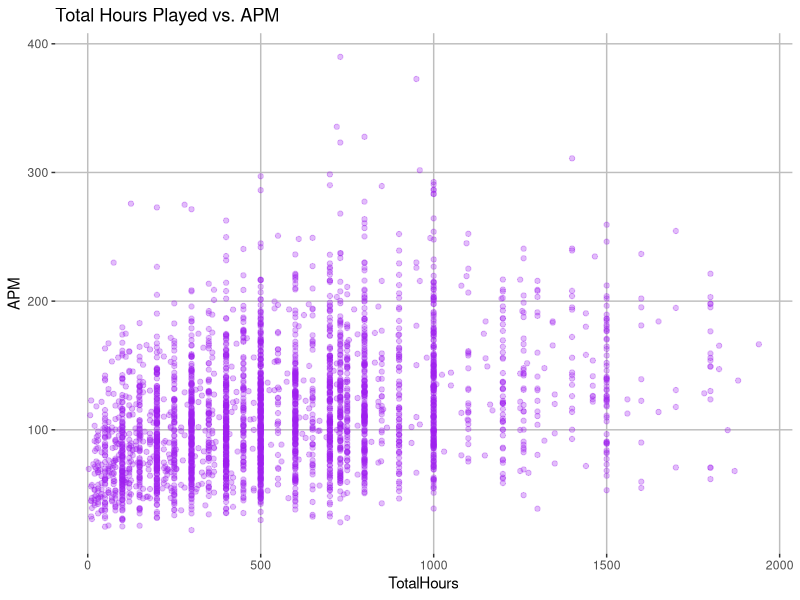
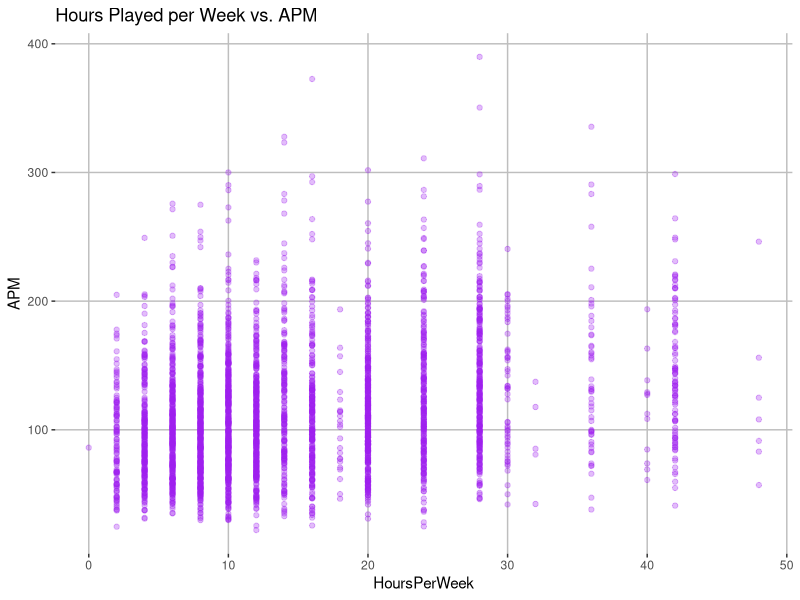
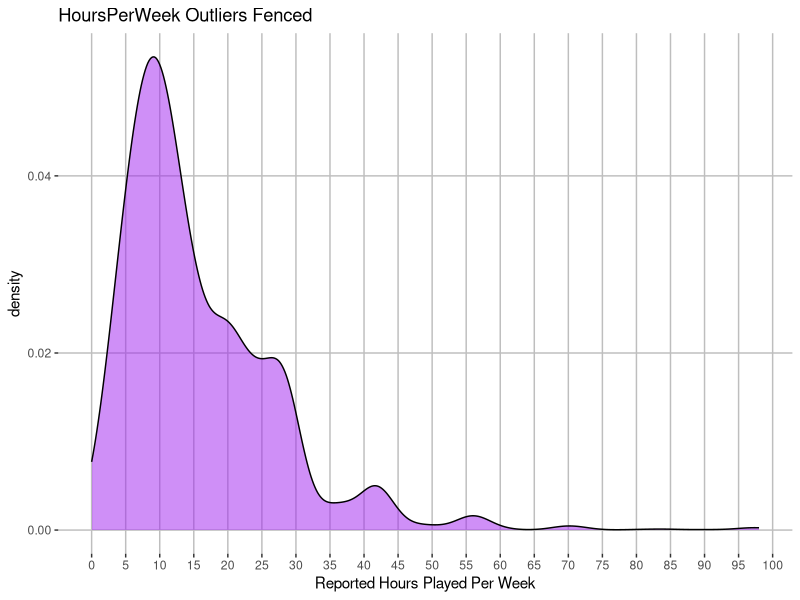
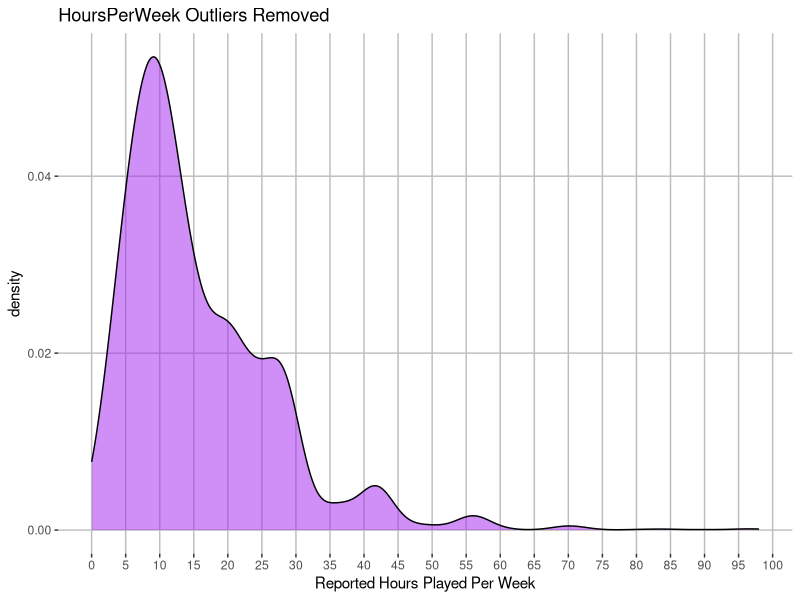
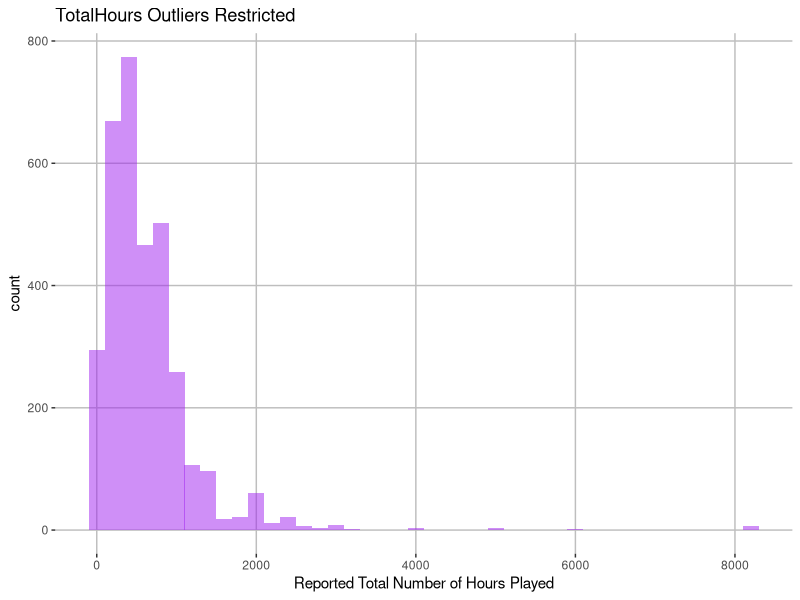
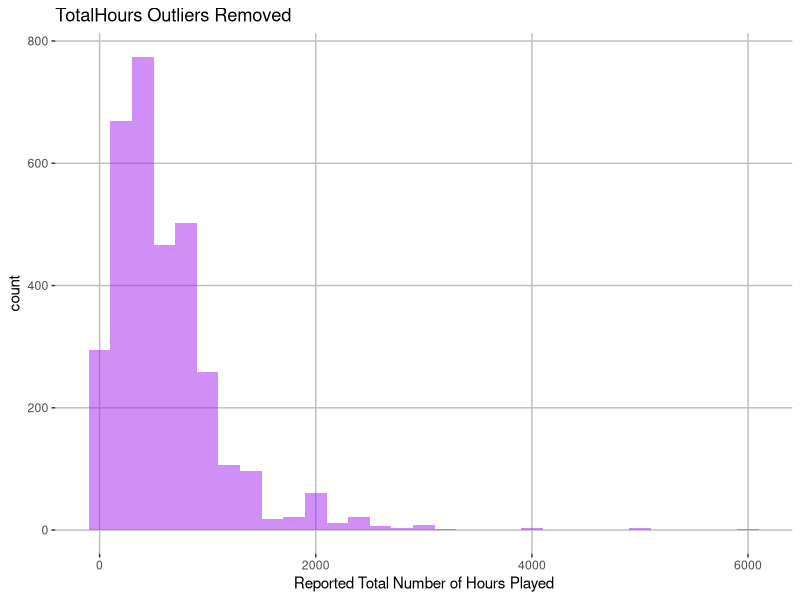
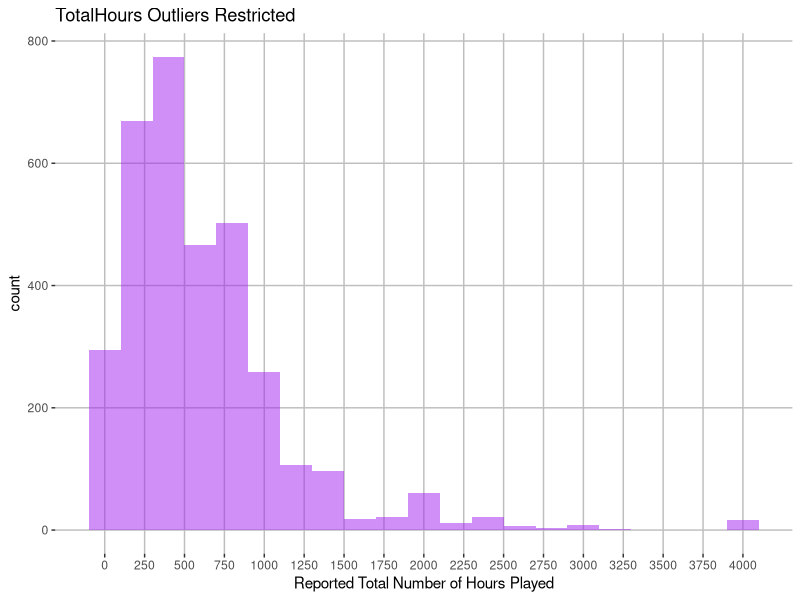
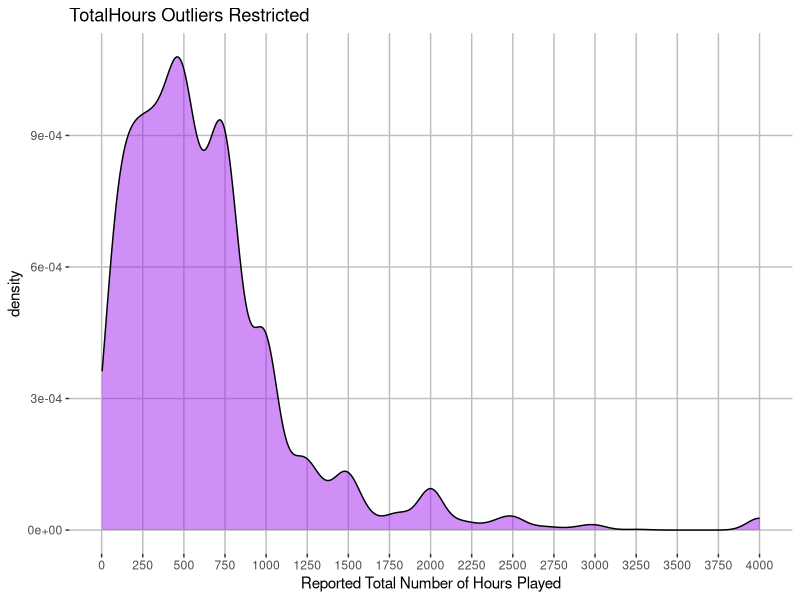

Write the R code that produced these figures, in order.
## ---- chunk 1

library(tidyverse)

sc <- read.csv('StarCraft2ReplayAnalysis-1.csv')

#Remove professional replays

sc <- filter(sc, sc$LeagueIndex != 8)

#Convert factors back to integers
#Automatically replace "NULL" string values with "NA"

sc$TotalHours <- as.integer(as.character(sc$TotalHours))
sc$HoursPerWeek <- as.integer(as.character(sc$HoursPerWeek))
sc$Age <- as.integer(as.character(sc$Age))

#Add a new variable "League" so that the values in the included "LeagueIndex" variable are associated with the names of each league

rank <- c('Bronze', 'Silver', 'Gold', 'Platinum', 'Diamond', 'Master', 'GrandMaster')
rank <- factor(rank, levels = c('Bronze', 'Silver', 'Gold', 'Platinum', 'Diamond', 'Master', 'GrandMaster'))
sc <- mutate(sc, League = rank[LeagueIndex])

## ---- chunk 2

ggplot(sc %>% filter(TotalHours < 2000), mapping = aes(x = TotalHours, y = APM)) + geom_point(alpha = 0.3, color = 'purple') + labs(title='Total Hours Played vs. APM') + theme(panel.background = element_rect(fill = 'white'), panel.grid.major =  element_line(color = 'gray'))
ggplot(sc %>% filter(HoursPerWeek < 50), mapping = aes(x = HoursPerWeek, y = APM)) + geom_point(alpha= 0.3, color = 'purple') + labs(title='Hours Played per Week vs. APM') + theme(panel.background = element_rect(fill = 'white'), panel.grid.major =  element_line(color = 'gray'))

## ---- chunk 3

summary(sc$HoursPerWeek)
summary(sc$TotalHours)

## ---- chunk 4

#Restrict "HoursPerWeek" to a maximum value of 98

sc_restrict <- sc
sc_restrict$HoursPerWeek <- ifelse(sc_restrict$HoursPerWeek > 98, 98, sc_restrict$HoursPerWeek)

ggplot(sc_restrict, aes(sc_restrict$HoursPerWeek)) + geom_density(bw = 2.5, fill = 'purple', alpha = .5) + labs(x = 'Reported Hours Played Per Week', title = 'HoursPerWeek Outliers Fenced') + scale_x_continuous(breaks = c(seq(0, 100, by = 5))) + theme(panel.background = element_rect(fill = 'white'), panel.grid.major =  element_line(color = 'gray'))

#Remove data with "HoursPerWeek" values greater than 98

sc_remove <- sc
sc_remove <- filter(sc, HoursPerWeek <= 98)

summary(sc_restrict$HoursPerWeek)
summary(sc_remove$HoursPerWeek)

ggplot(sc_remove, aes(sc_remove$HoursPerWeek)) + geom_density(bw = 2.5, fill = 'purple', alpha = .5) + labs(x = 'Reported Hours Played Per Week', title = 'HoursPerWeek Outliers Removed') + scale_x_continuous(breaks = c(seq(0, 100, by = 5))) + theme(panel.background = element_rect(fill = 'white'), panel.grid.major =  element_line(color = 'gray'))

## ---- chunk 5

#Restrict "TotalHours" to a maximum value of 8,106

sc_restrict$TotalHours <- ifelse(sc_restrict$TotalHours > 8106, 8106, sc_restrict$TotalHours)
summary(sc_restrict$TotalHours)

ggplot(sc_restrict, aes(sc_restrict$TotalHours)) + geom_histogram(binwidth = 200, fill = 'purple', alpha = .5) + labs(x = 'Reported Total Number of Hours Played', title = 'TotalHours Outliers Restricted') + theme(panel.background = element_rect(fill = 'white'), panel.grid.major =  element_line(color = 'gray'))

#Remove data with "TotalHours" values greater than 8,106

sc_remove <- filter(sc_remove, TotalHours <= 8106)
summary(sc_remove$TotalHours)


ggplot(sc_remove, aes(sc_remove$TotalHours)) + geom_histogram(binwidth = 200, fill = 'purple', alpha = .5) + labs(x = 'Reported Total Number of Hours Played', title = 'TotalHours Outliers Removed') + theme(panel.background = element_rect(fill = 'white'), panel.grid.major =  element_line(color = 'gray'))

## ---- chunk 6

#Further restrict "TotalHours" to a maximum value of 4,000

sc_restrict$TotalHours <- ifelse(sc_restrict$TotalHours > 4000, 4000, sc_restrict$TotalHours)
summary(sc_restrict$TotalHours)

ggplot() + geom_histogram(data = sc_restrict, aes(x = sc_restrict$TotalHours), binwidth = 200, fill = 'purple', alpha = .5) + labs(x = 'Reported Total Number of Hours Played', title = 'TotalHours Outliers Restricted') + scale_x_continuous(breaks = c(seq(0, 4000, 250))) + theme(panel.background = element_rect(fill = 'white'), panel.grid.major =  element_line(color = 'gray'))

ggplot() + geom_density(data = sc_restrict, aes(x = sc_restrict$TotalHours), bw = 75, fill = 'purple', alpha = .5) + labs(x = 'Reported Total Number of Hours Played', title = 'TotalHours Outliers Restricted') + scale_x_continuous(breaks = c(seq(0, 4000, 250)))  + theme(panel.background = element_rect(fill = 'white'), panel.grid.major =  element_line(color = 'gray'))

#Further remove data with "TotalHours" values greater than 4,000


sc_remove <- filter(sc_remove, TotalHours <= 4000)
summary(sc_remove$TotalHours)

ggplot() + geom_histogram(data = sc_remove, aes(x = sc_remove$TotalHours), binwidth = 200, fill = 'purple', alpha = .5) + labs(x = 'Reported Total Number of Hours Played', title = 'TotalHours Outliers Removed') + scale_x_continuous(breaks = c(seq(0, 4000, 250))) + theme(panel.background = element_rect(fill = 'white'), panel.grid.major =  element_line(color = 'gray'))

ggplot() + geom_density(data = sc_remove, aes(x = sc_remove$TotalHours), bw = 75, fill = 'purple', alpha = .5) + labs(x = 'Reported Total Number of Hours Played', title = 'TotalHours Outliers Removed') + scale_x_continuous(breaks = c(seq(0, 4000, 250)))  + theme(panel.background = element_rect(fill = 'white'), panel.grid.major =  element_line(color = 'gray'))

## ---- chunk 7

#Continuing the analysis by removing outlier values rather than restricting them

sc <- sc_remove

summary(sc$Age)

ggplot(sc, aes(sc$Age)) + geom_histogram(binwidth = 1, fill = 'purple', alpha = .5) + scale_x_continuous(breaks = c(seq(10,44, 2))) + labs(x = 'Age of the Participant') + theme(panel.background = element_rect(fill = 'white'), panel.grid.major =  element_line(color = 'gray'))


ggplot(sc, aes(sc$Age)) + geom_density(bw = .5, fill = 'purple', alpha = .5) + labs(x = 'Age of the Participant') + theme(panel.background = element_rect(fill = 'white'), panel.grid.major =  element_line(color = 'gray')) + scale_x_continuous(breaks = c(seq(10,44, 2)))

## ---- chunk 8
summary(sc$APM)

ggplot(sc, aes(sc$APM)) + geom_density(bw = 3, fill = 'purple', alpha = .5) + labs(x = 'Actions Per Minute') + theme(panel.background = element_rect(fill = 'white'), panel.grid.major =  element_line(color = 'gray')) + scale_x_continuous(breaks = c(seq(20,400, 20)))

## ---- chunk 9

ggplot(sc, aes(sc$League, sc$APM)) + geom_boxplot(outlier.color = 'blue', fill = 'purple', alpha = 0.5) + theme(panel.background = element_rect(fill = 'white'), panel.grid.major =  element_line(color = 'gray')) + labs(x = 'League', y = 'APM') + scale_y_continuous(breaks = c(seq(0, 400, 25)))

## ---- chunk 10

#Remove data points belonging to Diamond and Master League that have over 275 APM

sc <- sc[!(sc$APM > 275 & sc$League == 'Diamond'),]
sc <- sc[!(sc$APM > 275 & sc$League == 'Master'),]

ggplot(sc, aes(sc$APM)) + geom_density(bw = 3, fill = 'purple', alpha = .5) + labs(x = 'Actions Per Minute') + theme(panel.background = element_rect(fill = 'white'), panel.grid.major =  element_line(color = 'gray')) + scale_x_continuous(breaks = c(seq(20,400, 20)))

## ---- chunk 11

ggplot(sc, aes(sc$League, sc$APM)) + geom_boxplot(outlier.color = 'blue', fill = 'purple', alpha = 0.5) + geom_smooth(method = 'loess', se = FALSE, color = 'blue', size = 1.5, aes(group = 1)) + theme(panel.background = element_rect(fill = 'white'), panel.grid.major =  element_line(color = 'gray')) + labs(x = 'League', y = 'APM') + scale_y_continuous(breaks = c(seq(0, 400, 25)))

## ---- chunk 12

ggplot(sc, aes(sc$League, sc$WorkersMade*88.5*60)) + geom_violin(fill = 'purple', alpha = 0.5, draw_quantiles = c(0.5)) + geom_smooth(method = 'loess', se = FALSE, color = 'blue', size = 1.5, aes(group = 1)) + theme(panel.background = element_rect(fill = 'white'), panel.grid.major =  element_line(color = 'gray')) + labs(x = 'League', y = 'Workers Produced per Minute') + scale_y_continuous(breaks = c(seq(0,30, 2)))

#Display summary statistics for "WorkersMade" for each league

for(league in rank) {
  print(league)
  print(summary(filter(sc, sc$League == league)$WorkersMade*88.5*60))
}

## ---- chunk 13

ggplot(sc, aes(sc$League, sc$MinimapAttacks*88.5*60)) + geom_boxplot(outlier.color = 'blue', fill = 'purple', alpha = 0.5) + geom_smooth(method = 'loess', se = FALSE, color = 'blue', size = 1.5, aes(group = 1)) +  theme(panel.background = element_rect(fill = 'white'), panel.grid.major =  element_line(color = 'gray')) + labs(x = 'League', y = 'Minimap Attacks Issued per Minute')


ggplot(sc, aes(sc$League, sc$MinimapRightClicks*88.5*60)) + geom_boxplot(outlier.color = 'blue', fill = 'purple', alpha = 0.5) + geom_smooth(method = 'loess', se = FALSE, color = 'blue', size = 1.5, aes(group = 1)) + theme(panel.background = element_rect(fill = 'white'), panel.grid.major =  element_line(color = 'gray')) + labs(x = 'League', y = 'Minimap Right Clicks Performed per Minute')


## ---- chunk 14

#Remove the "MinimapAttacks" outlier values and convert the values in terms of minutes

sc <- filter(sc, sc$MinimapAttacks <= 0.001003)

ggplot(sc, aes(sc$League, sc$MinimapAttacks*88.5*60)) + geom_boxplot(outlier.color = 'blue', fill = 'purple', alpha = 0.5) + geom_smooth(method = 'loess', se = FALSE, color = 'blue', size = 1.5, aes(group = 1)) + theme(panel.background = element_rect(fill = 'white'), panel.grid.major =  element_line(color = 'gray')) + labs(x = 'League', y = 'Minimap Attacks Issued per Minute') + scale_y_continuous(breaks = c(seq(0,7, 0.25)))

for(league in rank) {
  print(league)
  print(summary(filter(sc, sc$League == league)$MinimapAttacks*88.5*60))
}

## ---- chunk 15

#Remove the "MinimapRightClicks" outlier values and convert the values in terms of minutes

sc <- filter(sc, sc$MinimapRightClicks <= 0.0028)

ggplot(sc, aes(sc$League, sc$MinimapRightClicks*88.5*60)) + geom_boxplot(outlier.color = 'blue', fill = 'purple', alpha = 0.5) + geom_smooth(method = 'loess', se = FALSE, color = 'blue', size = 1.5, aes(group = 1)) + theme(panel.background = element_rect(fill = 'white'), panel.grid.major =  element_line(color = 'gray')) + labs(x = 'League', y = 'Minimap Right Clicks Performed per Minute') + scale_y_continuous(breaks = c(seq(0, 15, 1)))

for(league in rank) {
  print(league)
  print(summary(filter(sc, sc$League == league)$MinimapRightClicks*88.5*60))
}

## ---- chunk 16

ggplot(sc, aes(sc$League, sc$AssignToHotkeys*88.5*60)) + geom_boxplot(outlier.color = 'blue', fill = 'purple', alpha = 0.5) + theme(panel.background = element_rect(fill = 'white'), panel.grid.major =  element_line(color = 'gray')) + labs(x = 'League', y = 'Hotkey Assignments Made per Minute')

## ---- chunk 17

#Remove outlier values for the "AssignToHotkeys" variable

sc <- filter(sc, sc$AssignToHotkeys*88.5*60 <= 6.5)

ggplot(sc, aes(sc$League, sc$AssignToHotkeys*88.5*60)) + geom_boxplot(outlier.color = 'blue', fill = 'purple', alpha = 0.5) + geom_smooth(method = 'loess', se = FALSE, color = 'blue', size = 1.5, aes(group = 1)) + theme(panel.background = element_rect(fill = 'white'), panel.grid.major =  element_line(color = 'gray')) + labs(x = 'League', y = 'Hotkey Assignments Made per Minute') + scale_y_continuous(breaks = c(seq(0,7, 0.5)))

for(league in rank) {
  print(league)
  print(summary(filter(sc, sc$League == league)$AssignToHotkeys*88.5*60))
}

## ---- chunk 18

ggplot(sc, aes(sc$League, sc$SelectByHotkeys*88.5*60)) + geom_boxplot(outlier.color = 'blue', fill = 'purple', alpha = 0.5) + theme(panel.background = element_rect(fill = 'white'), panel.grid.major =  element_line(color = 'gray')) + labs(x = 'League', y = 'Hotkey Groups Selected per Minute') + scale_y_continuous(breaks = c(seq(0,200, 25)))

## ---- chunk 19

#Remove outlier values for the "SelectByHotkeys" variable

sc <- filter(sc, sc$SelectByHotkeys*88.5*60 < 150)

ggplot(sc, aes(sc$League, sc$SelectByHotkeys*88.5*60)) + geom_boxplot(outlier.color = 'blue', fill = 'purple', alpha = 0.5) + geom_smooth(method = 'loess', se = FALSE, color = 'blue', size = 1.2, aes(group = 1)) + theme(panel.background = element_rect(fill = 'white'), panel.grid.major =  element_line(color = 'gray')) + labs(x = 'League', y = 'Hotkey Groups Selected per Minute') + scale_y_continuous(breaks = c(seq(0,200, 25)))

for(league in rank) {
  print(league)
  print(summary(filter(sc, sc$League == league)$SelectByHotkeys*88.5*60))
}

## ---- chunk 20

ggplot(sc, aes(sc$League, sc$TotalMapExplored*88.5*60)) + geom_boxplot(outlier.color = 'blue', fill = 'purple', alpha = 0.5) + theme(panel.background = element_rect(fill = 'white'), panel.grid.major =  element_line(color = 'gray')) + labs(x = 'League', y = 'Number of 24x24 Map Grids Explored per Minute')+ scale_y_continuous(breaks = c(seq(0,5, 0.25)))

## ---- chunk 21

sc <- filter(sc, sc$TotalMapExplored < 0.00074)

ggplot(sc, aes(sc$League, sc$TotalMapExplored*88.5*60)) + geom_boxplot(outlier.color = 'blue', fill = 'purple', alpha = 0.5) + geom_smooth(method = 'loess', se = FALSE, color = 'blue', size = 1.2, aes(group = 1)) + theme(panel.background = element_rect(fill = 'white'), panel.grid.major =  element_line(color = 'gray')) + labs(x = 'League', y = 'Number of 24x24 Map Grids Explored per Minute') + scale_y_continuous(breaks = c(seq(0,5, 0.25)))

for(league in rank) {
  print(league)
  print(summary(filter(sc, sc$League == league)$TotalMapExplored*88.5*60))
}

## ---- chunk 22

ggplot(sc, aes(sc$League, sc$UniqueUnitsMade*88.5*60)) + geom_boxplot(outlier.color = 'blue', fill = 'purple', alpha = 0.5) + theme(panel.background = element_rect(fill = 'white'), panel.grid.major =  element_line(color = 'gray')) + labs(x = 'League', y = 'Unique Units Made per Minute')

## ---- chunk 23

ggplot(sc, aes(sc$League, sc$UniqueUnitsMade*sc$MaxTimeStamp)) + geom_boxplot(outlier.color = 'blue', fill = 'purple', alpha = 0.5) + theme(panel.background = element_rect(fill = 'white'), panel.grid.major =  element_line(color = 'gray')) + labs(x = 'League', y = 'Unique Units Made per Game') + scale_y_continuous(breaks = c(seq(0,15, 1)))

## ---- chunk 24

ggplot(sc, aes(sc$League, sc$ComplexAbilityUsed*88.5*60)) + geom_boxplot(outlier.color = 'blue', fill = 'purple', alpha = 0.5) + theme(panel.background = element_rect(fill = 'white'), panel.grid.major =  element_line(color = 'gray')) + labs(x = 'League', y = 'Targeted Abilities Used per Minute')

ggplot(sc, aes(sc$League, sc$ComplexUnitsMade*88.5*60)) + geom_boxplot(outlier.color = 'blue', fill = 'purple', alpha = 0.5) + theme(panel.background = element_rect(fill = 'white'), panel.grid.major =  element_line(color = 'gray')) + labs(x = 'League', y = 'Advanced Units Produced per Minute')

## ---- chunk 25

#Remove outlier values for "ComplexAbilityUsed" and convert the values in terms of minutes

sc <- filter(sc, sc$ComplexAbilityUsed < 0.00188)

ggplot(sc, aes(sc$League, sc$ComplexAbilityUsed*88.5*60)) + geom_boxplot(outlier.color = 'blue', fill = 'purple', alpha = 0.5) + geom_smooth(method = 'loess', se = FALSE, color = 'blue', size = 1.2, aes(group = 1)) + theme(panel.background = element_rect(fill = 'white'), panel.grid.major =  element_line(color = 'gray')) + labs(x = 'League', y = 'Targeted Abilities Used per Minute')

for(league in rank) {
  print(league)
  print(summary(filter(sc, sc$League == league)$ComplexAbilityUsed*88.5*60))
}

## ---- chunk 26

#Remove outlier values for "ComplexUnitsMade" and convert the values in terms of minutes

sc <- filter(sc, sc$ComplexUnitsMade < 0.00075)

ggplot(sc, aes(sc$League, sc$ComplexUnitsMade*88.5*60)) + geom_boxplot(outlier.color = 'blue', fill = 'purple', alpha = 0.5) + geom_smooth(method = 'loess', se = FALSE, color = 'blue', size = 1.2, aes(group = 1)) + theme(panel.background = element_rect(fill = 'white'), panel.grid.major =  element_line(color = 'gray')) + labs(x = 'League', y = 'Advanced Units Produced per Minute')

for(league in rank) {
  print(league)
  print(summary(filter(sc, sc$League == league)$ComplexUnitsMade*88.5*60))
}

## ---- chunk 27

ggplot(sc, aes(sc$League, sc$UniqueHotkeys*88.5*60)) + geom_boxplot(outlier.color = 'blue', fill = 'purple', alpha = 0.5) + geom_smooth(method = 'loess', se = FALSE, color = 'blue', size = 1.2, aes(group = 1)) + theme(panel.background = element_rect(fill = 'white'), panel.grid.major =  element_line(color = 'gray')) + labs(x = 'League', y = 'Unique Hotkeys Used per Minute') 

#Display summary statistics for "UniqueHotkeys" for each league

for(league in rank) {
  print(league)
  print(summary(filter(sc, sc$League == league)$UniqueHotkeys*88.5*60))
}

